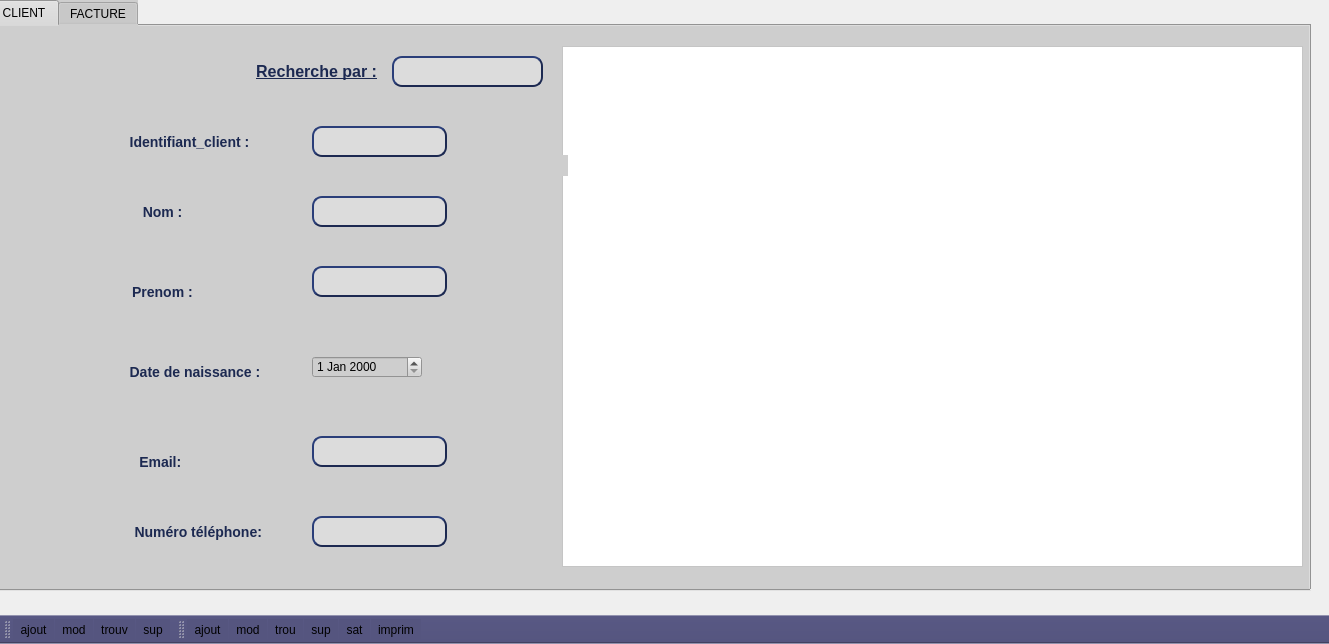
<?xml version="1.0" encoding="UTF-8"?>
<ui version="4.0">
 <class>MainWindow</class>
 <widget class="QMainWindow" name="MainWindow">
  <property name="geometry">
   <rect>
    <x>0</x>
    <y>0</y>
    <width>1329</width>
    <height>644</height>
   </rect>
  </property>
  <property name="windowTitle">
   <string>MainWindow</string>
  </property>
  <widget class="QWidget" name="centralwidget">
   <widget class="QTabWidget" name="tabWidget">
    <property name="geometry">
     <rect>
      <x>-10</x>
      <y>0</y>
      <width>1321</width>
      <height>591</height>
     </rect>
    </property>
    <property name="toolTip">
     <string>&lt;html&gt;&lt;head/&gt;&lt;body&gt;&lt;p&gt;&lt;img src=&quot;:/icons8-calendrier-96.png&quot;/&gt;&lt;/p&gt;&lt;/body&gt;&lt;/html&gt;</string>
    </property>
    <property name="whatsThis">
     <string>&lt;!DOCTYPE HTML PUBLIC &quot;-//W3C//DTD HTML 4.0//EN&quot; &quot;http://www.w3.org/TR/REC-html40/strict.dtd&quot;&gt;
&lt;html&gt;&lt;head&gt;&lt;meta name=&quot;qrichtext&quot; content=&quot;1&quot; /&gt;&lt;style type=&quot;text/css&quot;&gt;
p, li { white-space: pre-wrap; }
&lt;/style&gt;&lt;/head&gt;&lt;body style=&quot; font-family:'MS Shell Dlg 2'; font-size:8pt; font-weight:400; font-style:normal;&quot;&gt;
&lt;p align=&quot;right&quot; dir='rtl' style=&quot; margin-top:12px; margin-bottom:12px; margin-left:0px; margin-right:0px; -qt-block-indent:0; text-indent:0px;&quot;&gt;&lt;img src=&quot;:/icons8-calendrier-96.png&quot; /&gt;&lt;/p&gt;&lt;/body&gt;&lt;/html&gt;</string>
    </property>
    <property name="styleSheet">
     <string notr="true">urlimage: url(:/2.png);
image: url(:/files/2.png);
background-image: url(:/files/583453e9474c5 - Copie.jpg);
image: url(:/files/583453e9474c5 - Copie.jpg);
background-color: rgb(193, 193, 193);
background-color: rgb(194, 194, 194);
background-color: rgb(206, 206, 206);
image: url(:/2.png);
image: url(:/2.png);</string>
    </property>
    <property name="currentIndex">
     <number>0</number>
    </property>
    <widget class="QWidget" name="tab">
     <attribute name="title">
      <string>CLIENT</string>
     </attribute>
     <widget class="QLabel" name="recherche">
      <property name="geometry">
       <rect>
        <x>-30</x>
        <y>20</y>
        <width>421</width>
        <height>51</height>
       </rect>
      </property>
      <property name="styleSheet">
       <string notr="true">QLabel

{
	image: url(:/files/2.png);
color: #1C2951;
 border-style: outset;
     font: bold 16px;
     min-width: 8em;
     padding: 6px;


}
</string>
      </property>
      <property name="text">
       <string>&lt;html&gt;&lt;head/&gt;&lt;body&gt;&lt;p align=&quot;right&quot;&gt;&lt;span style=&quot; font-size:12pt; text-decoration: underline;&quot;&gt;Recherche par :&lt;/span&gt;&lt;/p&gt;&lt;/body&gt;&lt;/html&gt;</string>
      </property>
     </widget>
     <widget class="QLabel" name="id_C">
      <property name="geometry">
       <rect>
        <x>-70</x>
        <y>90</y>
        <width>361</width>
        <height>51</height>
       </rect>
      </property>
      <property name="styleSheet">
       <string notr="true">QLabel


{

image: url(:/files/2.png);

color: #1C2951;
 border-style: outset;
     font: bold 14px;
     min-width: 8em;
     padding: 6px;


}
</string>
      </property>
      <property name="text">
       <string>                                                   Identifiant_client :</string>
      </property>
     </widget>
     <widget class="QLabel" name="nom">
      <property name="geometry">
       <rect>
        <x>40</x>
        <y>160</y>
        <width>171</width>
        <height>51</height>
       </rect>
      </property>
      <property name="styleSheet">
       <string notr="true">QLabel


{

image: url(:/files/2.png);

color: #1C2951;
 border-style: outset;
     font: bold 14px;
     min-width: 8em;
     padding: 6px;


}
</string>
      </property>
      <property name="text">
       <string>                          Nom :</string>
      </property>
     </widget>
     <widget class="QLabel" name="prenom">
      <property name="geometry">
       <rect>
        <x>10</x>
        <y>240</y>
        <width>211</width>
        <height>51</height>
       </rect>
      </property>
      <property name="styleSheet">
       <string notr="true">QLabel


{

image: url(:/files/2.png);

color: #1C2951;
 border-style: outset;
     font: bold 14px;
     min-width: 8em;
     padding: 6px;


}
</string>
      </property>
      <property name="text">
       <string>                               Prenom :</string>
      </property>
     </widget>
     <widget class="QLabel" name="date_naisance">
      <property name="geometry">
       <rect>
        <x>-70</x>
        <y>320</y>
        <width>361</width>
        <height>51</height>
       </rect>
      </property>
      <property name="styleSheet">
       <string notr="true">QLabel


{

image: url(:/files/2.png);

color: #1C2951;
 border-style: outset;
     font: bold 14px;
     min-width: 8em;
     padding: 6px;


}
</string>
      </property>
      <property name="text">
       <string>                                                   Date de naissance :</string>
      </property>
     </widget>
     <widget class="QLineEdit" name="id_client">
      <property name="geometry">
       <rect>
        <x>320</x>
        <y>100</y>
        <width>135</width>
        <height>31</height>
       </rect>
      </property>
      <property name="styleSheet">
       <string notr="true"> QLineEdit {
     background-color:#DCDCDC;
     border-style: outset;
     border-width: 2px;
     border-radius: 10px;
     border-color: #1C2951;
     font: bold 14px;
     min-width: 7em;
     padding: 6px;
}
 QLineEdit {
     image: url(myindicator.png);
 }

</string>
      </property>
     </widget>
     <widget class="QLineEdit" name="nom_client">
      <property name="geometry">
       <rect>
        <x>320</x>
        <y>170</y>
        <width>135</width>
        <height>31</height>
       </rect>
      </property>
      <property name="styleSheet">
       <string notr="true"> QLineEdit {
     background-color:#DCDCDC;
     border-style: outset;
     border-width: 2px;
     border-radius: 10px;
     border-color:#1C2951;
     font: bold 14px;
     min-width: 7em;
     padding: 6px;
}
 QLineEdit {
     image: url(myindicator.png);
 }
</string>
      </property>
     </widget>
     <widget class="QLineEdit" name="prenom_client">
      <property name="geometry">
       <rect>
        <x>320</x>
        <y>240</y>
        <width>135</width>
        <height>31</height>
       </rect>
      </property>
      <property name="styleSheet">
       <string notr="true"> QLineEdit {
     background-color:#DCDCDC;
     border-style: outset;
     border-width: 2px;
     border-radius: 10px;
     border-color: #1C2951;
     font: bold 14px;
     min-width: 7em;
     padding: 6px;
}
 QLineEdit {
     image: url(myindicator.png);
 }
</string>
      </property>
     </widget>
     <widget class="QTableView" name="table_client">
      <property name="geometry">
       <rect>
        <x>570</x>
        <y>20</y>
        <width>741</width>
        <height>521</height>
       </rect>
      </property>
      <property name="styleSheet">
       <string notr="true">background-color: rgb(255, 255, 255);</string>
      </property>
     </widget>
     <widget class="QLineEdit" name="recherche_client">
      <property name="geometry">
       <rect>
        <x>400</x>
        <y>30</y>
        <width>151</width>
        <height>31</height>
       </rect>
      </property>
      <property name="styleSheet">
       <string notr="true"> QLineEdit {
     background-color:#DCDCDC;
     border-style: outset;
     border-width: 2px;
     border-radius: 10px;
     border-color: #1C2951;
     font: bold 14px;
     min-width: 7em;
     padding: 6px;
}
 QLineEdit {
     image: url(myindicator.png);
 }
</string>
      </property>
     </widget>
     <widget class="QDateEdit" name="date_n_client">
      <property name="geometry">
       <rect>
        <x>320</x>
        <y>330</y>
        <width>110</width>
        <height>22</height>
       </rect>
      </property>
     </widget>
     <widget class="QLabel" name="test_client">
      <property name="geometry">
       <rect>
        <x>465</x>
        <y>129</y>
        <width>111</width>
        <height>21</height>
       </rect>
      </property>
      <property name="text">
       <string/>
      </property>
     </widget>
     <widget class="QLabel" name="email">
      <property name="geometry">
       <rect>
        <x>-10</x>
        <y>410</y>
        <width>261</width>
        <height>51</height>
       </rect>
      </property>
      <property name="styleSheet">
       <string notr="true">QLabel


{

image: url(:/files/2.png);

color: #1C2951;
 border-style: outset;
     font: bold 14px;
     min-width: 8em;
     padding: 6px;


}
</string>
      </property>
      <property name="text">
       <string>                                      Email:</string>
      </property>
     </widget>
     <widget class="QLabel" name="num_tel">
      <property name="geometry">
       <rect>
        <x>-100</x>
        <y>480</y>
        <width>441</width>
        <height>51</height>
       </rect>
      </property>
      <property name="styleSheet">
       <string notr="true">QLabel


{

image: url(:/files/2.png);

color: #1C2951;
 border-style: outset;
     font: bold 14px;
     min-width: 8em;
     padding: 6px;


}
</string>
      </property>
      <property name="text">
       <string>                                                            Numéro téléphone:</string>
      </property>
     </widget>
     <widget class="QLineEdit" name="email_client">
      <property name="geometry">
       <rect>
        <x>320</x>
        <y>410</y>
        <width>135</width>
        <height>31</height>
       </rect>
      </property>
      <property name="styleSheet">
       <string notr="true"> QLineEdit {
     background-color:#DCDCDC;
     border-style: outset;
     border-width: 2px;
     border-radius: 10px;
     border-color: #1C2951;
     font: bold 14px;
     min-width: 7em;
     padding: 6px;
}
 QLineEdit {
     image: url(myindicator.png);
 }
</string>
      </property>
     </widget>
     <widget class="QLineEdit" name="tel_client">
      <property name="geometry">
       <rect>
        <x>320</x>
        <y>490</y>
        <width>135</width>
        <height>31</height>
       </rect>
      </property>
      <property name="styleSheet">
       <string notr="true"> QLineEdit {
     background-color:#DCDCDC;
     border-style: outset;
     border-width: 2px;
     border-radius: 10px;
     border-color: #1C2951;
     font: bold 14px;
     min-width: 7em;
     padding: 6px;
}
 QLineEdit {
     image: url(myindicator.png);
 }
</string>
      </property>
     </widget>
    </widget>
    <widget class="QWidget" name="tab_2">
     <attribute name="title">
      <string>FACTURE</string>
     </attribute>
     <widget class="QLabel" name="filtrer">
      <property name="geometry">
       <rect>
        <x>10</x>
        <y>20</y>
        <width>341</width>
        <height>51</height>
       </rect>
      </property>
      <property name="styleSheet">
       <string notr="true">QLabel


{

image: url(:/files/2.png);

color: #1C2951;
 border-style: outset;
     font: bold 14px;
     min-width: 8em;
     padding: 6px;


}
</string>
      </property>
      <property name="text">
       <string>&lt;html&gt;&lt;head/&gt;&lt;body&gt;&lt;p align=&quot;right&quot;&gt;&lt;span style=&quot; font-size:14pt; text-decoration: underline;&quot;&gt;Filtrer par :&lt;/span&gt;&lt;/p&gt;&lt;/body&gt;&lt;/html&gt;</string>
      </property>
     </widget>
     <widget class="QLabel" name="num_F">
      <property name="geometry">
       <rect>
        <x>-70</x>
        <y>130</y>
        <width>381</width>
        <height>51</height>
       </rect>
      </property>
      <property name="styleSheet">
       <string notr="true">QLabel


{

image: url(:/files/2.png);

color: #1C2951;
 border-style: outset;
     font: bold 14px;
     min-width: 8em;
     padding: 6px;


}
</string>
      </property>
      <property name="text">
       <string>                                                        Numéro facture :</string>
      </property>
     </widget>
     <widget class="QLabel" name="montant">
      <property name="geometry">
       <rect>
        <x>0</x>
        <y>240</y>
        <width>251</width>
        <height>51</height>
       </rect>
      </property>
      <property name="styleSheet">
       <string notr="true">QLabel


{

image: url(:/files/2.png);

color: #1C2951;
 border-style: outset;
     font: bold 14px;
     min-width: 8em;
     padding: 6px;


}
</string>
      </property>
      <property name="text">
       <string>                                      Montant :</string>
      </property>
     </widget>
     <widget class="QLabel" name="type">
      <property name="geometry">
       <rect>
        <x>0</x>
        <y>360</y>
        <width>251</width>
        <height>51</height>
       </rect>
      </property>
      <property name="styleSheet">
       <string notr="true">QLabel


{

image: url(:/files/2.png);

color: #1C2951;
 border-style: outset;
     font: bold 14px;
     min-width: 8em;
     padding: 6px;


}
</string>
      </property>
      <property name="text">
       <string>                                             Client:</string>
      </property>
     </widget>
     <widget class="QLineEdit" name="filtrer_client">
      <property name="geometry">
       <rect>
        <x>360</x>
        <y>30</y>
        <width>261</width>
        <height>41</height>
       </rect>
      </property>
      <property name="autoFillBackground">
       <bool>false</bool>
      </property>
      <property name="styleSheet">
       <string notr="true"> QLineEdit {
     background-color:#DCDCDC;
     border-style: outset;
     border-width: 2px;
     border-radius: 10px;
     border-color: #1C2951;
     font: bold 14px;
     min-width: 7em;
     padding: 6px;
}
 QLineEdit {
     image: url(myindicator.png);
 }
</string>
      </property>
      <property name="frame">
       <bool>false</bool>
      </property>
      <property name="dragEnabled">
       <bool>false</bool>
      </property>
      <property name="readOnly">
       <bool>false</bool>
      </property>
      <property name="clearButtonEnabled">
       <bool>false</bool>
      </property>
     </widget>
     <widget class="QLineEdit" name="num_fact">
      <property name="geometry">
       <rect>
        <x>320</x>
        <y>140</y>
        <width>135</width>
        <height>41</height>
       </rect>
      </property>
      <property name="styleSheet">
       <string notr="true">QLineEdit {
     background-color:#DCDCDC;
     border-style: outset;
     border-width: 2px;
     border-radius: 10px;
     border-color: #1C2951;
     font: bold 14px;
     min-width: 7em;
     padding: 6px;
}
 QLineEdit {
     image: url(myindicator.png);
 }
</string>
      </property>
     </widget>
     <widget class="QTableView" name="table_fac">
      <property name="geometry">
       <rect>
        <x>630</x>
        <y>20</y>
        <width>681</width>
        <height>521</height>
       </rect>
      </property>
      <property name="styleSheet">
       <string notr="true">background-color: rgb(255, 255, 255);</string>
      </property>
     </widget>
     <widget class="QLineEdit" name="montant_fac">
      <property name="geometry">
       <rect>
        <x>320</x>
        <y>250</y>
        <width>135</width>
        <height>41</height>
       </rect>
      </property>
      <property name="styleSheet">
       <string notr="true">QLineEdit {
     background-color:#DCDCDC;
     border-style: outset;
     border-width: 2px;
     border-radius: 10px;
     border-color:#1C2951;
     font: bold 14px;
     min-width: 7em;
     padding: 6px;
}
 QLineEdit {
     image: url(myindicator.png);
 }
</string>
      </property>
     </widget>
     <widget class="QComboBox" name="combo_client">
      <property name="geometry">
       <rect>
        <x>320</x>
        <y>360</y>
        <width>135</width>
        <height>41</height>
       </rect>
      </property>
      <property name="styleSheet">
       <string notr="true">QComboBox {
     background-color:#DCDCDC;
     border-style: outset;
     border-width: 2px;
     border-radius: 10px;
     border-color:#1C2951;
     font: bold 14px;
     min-width: 7em;
     padding: 6px;
}
QComboBox {
     image: url(myindicator.png);
 }
</string>
      </property>
     </widget>
     <widget class="QLabel" name="nom_prenom_client">
      <property name="geometry">
       <rect>
        <x>460</x>
        <y>390</y>
        <width>131</width>
        <height>16</height>
       </rect>
      </property>
      <property name="text">
       <string/>
      </property>
     </widget>
    </widget>
   </widget>
  </widget>
  <widget class="QMenuBar" name="menubar">
   <property name="geometry">
    <rect>
     <x>0</x>
     <y>0</y>
     <width>1329</width>
     <height>26</height>
    </rect>
   </property>
  </widget>
  <widget class="QToolBar" name="toolBar">
   <property name="windowTitle">
    <string>toolBar</string>
   </property>
   <property name="styleSheet">
    <string notr="true">background-color: rgb(85, 85, 127)</string>
   </property>
   <attribute name="toolBarArea">
    <enum>BottomToolBarArea</enum>
   </attribute>
   <attribute name="toolBarBreak">
    <bool>false</bool>
   </attribute>
   <addaction name="ajouter_client"/>
   <addaction name="modifier_client"/>
   <addaction name="trouver_client"/>
   <addaction name="supprimer_client"/>
  </widget>
  <widget class="QToolBar" name="toolBar_2">
   <property name="windowTitle">
    <string>toolBar_2</string>
   </property>
   <property name="styleSheet">
    <string notr="true">background-color: rgb(85, 85, 127)</string>
   </property>
   <attribute name="toolBarArea">
    <enum>BottomToolBarArea</enum>
   </attribute>
   <attribute name="toolBarBreak">
    <bool>false</bool>
   </attribute>
   <addaction name="ajouter_fac"/>
   <addaction name="modifier_fac"/>
   <addaction name="trouver_fac"/>
   <addaction name="suprimer_fac"/>
   <addaction name="stat_facture"/>
   <addaction name="imprimer_fact"/>
  </widget>
  <action name="trouver_client">
   <property name="icon">
    <iconset resource="resources.qrc">
     <normaloff>:/files/trouver.png</normaloff>:/files/trouver.png</iconset>
   </property>
   <property name="text">
    <string>trouv</string>
   </property>
  </action>
  <action name="modifier_client">
   <property name="icon">
    <iconset resource="resources.qrc">
     <normaloff>:/files/modifier.png</normaloff>:/files/modifier.png</iconset>
   </property>
   <property name="text">
    <string>mod</string>
   </property>
  </action>
  <action name="ajouter_client">
   <property name="icon">
    <iconset resource="resources.qrc">
     <normaloff>:/files/ajouter.png</normaloff>:/files/ajouter.png</iconset>
   </property>
   <property name="text">
    <string>ajout</string>
   </property>
  </action>
  <action name="supprimer_client">
   <property name="icon">
    <iconset resource="resources.qrc">
     <normaloff>:/files/supprimer.png</normaloff>:/files/supprimer.png</iconset>
   </property>
   <property name="text">
    <string>sup</string>
   </property>
  </action>
  <action name="suprimer_fac">
   <property name="icon">
    <iconset resource="resources.qrc">
     <normaloff>:/files/icons8-effacer-52.png</normaloff>:/files/icons8-effacer-52.png</iconset>
   </property>
   <property name="text">
    <string>sup</string>
   </property>
  </action>
  <action name="stat_facture">
   <property name="icon">
    <iconset resource="resources.qrc">
     <normaloff>:/files/analystic__chart__report__pie__graph__statics-512.png</normaloff>:/files/analystic__chart__report__pie__graph__statics-512.png</iconset>
   </property>
   <property name="text">
    <string>sat</string>
   </property>
  </action>
  <action name="trouver_fac">
   <property name="icon">
    <iconset resource="resources.qrc">
     <normaloff>:/files/icons8-chercher-64.png</normaloff>:/files/icons8-chercher-64.png</iconset>
   </property>
   <property name="text">
    <string>trou</string>
   </property>
  </action>
  <action name="modifier_fac">
   <property name="icon">
    <iconset resource="resources.qrc">
     <normaloff>:/files/icons8-modifier-48.png</normaloff>:/files/icons8-modifier-48.png</iconset>
   </property>
   <property name="text">
    <string>mod</string>
   </property>
  </action>
  <action name="ajouter_fac">
   <property name="icon">
    <iconset resource="resources.qrc">
     <normaloff>:/files/icons8-plus-48.png</normaloff>:/files/icons8-plus-48.png</iconset>
   </property>
   <property name="text">
    <string>ajout</string>
   </property>
  </action>
  <action name="imprimer_fact">
   <property name="icon">
    <iconset resource="resources.qrc">
     <normaloff>:/files/imprimer.png</normaloff>:/files/imprimer.png</iconset>
   </property>
   <property name="text">
    <string>imprim</string>
   </property>
  </action>
 </widget>
 <resources>
  <include location="resources.qrc"/>
 </resources>
 <connections/>
</ui>
